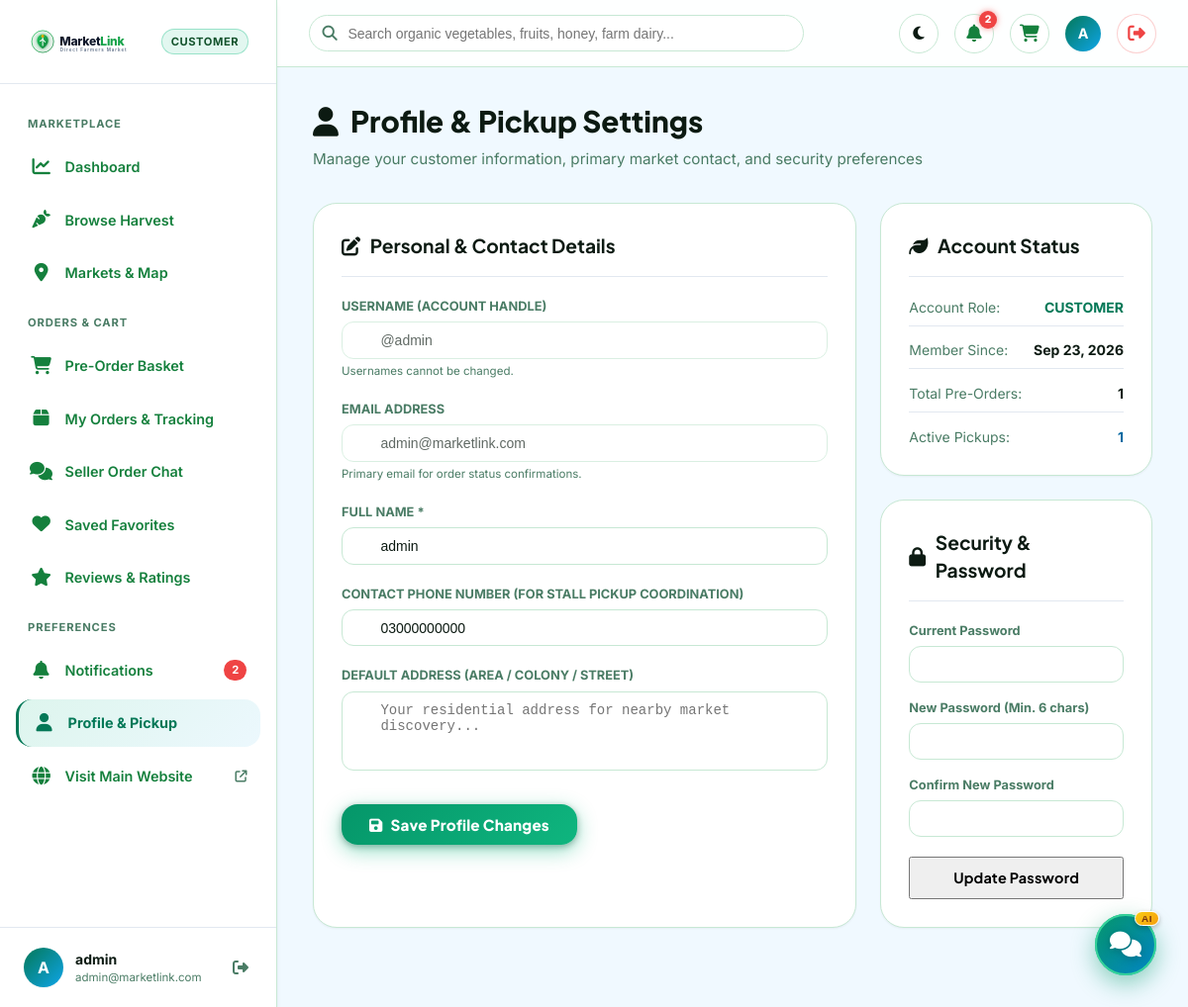
Page /customer/profile.php (signed in) on the committed database.
### tables this page shows
CREATE TABLE `customer_profiles` (
  `customer_id` int(11) NOT NULL,
  `full_name` varchar(100) NOT NULL,
  `default_address` text DEFAULT NULL,
  `saved_latitude` decimal(10,8) DEFAULT NULL,
  `saved_longitude` decimal(11,8) DEFAULT NULL,
  `created_at` datetime DEFAULT current_timestamp()
);

CREATE TABLE `users` (
  `user_id` int(11) NOT NULL,
  `username` varchar(50) NOT NULL,
  `email` varchar(100) NOT NULL,
  `password_hash` varchar(255) NOT NULL,
  `role` enum('admin','farmer','customer') NOT NULL,
  `status` enum('active','suspended','inactive') DEFAULT 'active',
  `phone_number` varchar(20) DEFAULT NULL,
  `profile_image` varchar(255) DEFAULT NULL,
  `created_at` datetime DEFAULT current_timestamp(),
  `updated_at` datetime DEFAULT current_timestamp() ON UPDATE current_timestamp()
);

### customer/profile.php (the view, shortened to what the rows shown need)
<?php
require_once __DIR__ . '/includes/customer_header.php';
$stmt = $pdo->prepare("SELECT u.username, u.email, u.phone_number, cp.full_name, cp.default_address, u.created_at as member_since
                       FROM users u
                       LEFT JOIN customer_profiles cp ON u.user_id = cp.customer_id
                       WHERE u.user_id = :uid LIMIT 1");
$stmt->execute([':uid' => $currentUserId]);
$profileData = $stmt->fetch();
?>
<div class="page-header-row">
  <div>
    <h1 class="page-heading">
      <span><i class="fa-solid fa-user" aria-hidden="true"></i></span> Profile & Pickup Settings
    </h1>
  </div>
</div>
<div class="dashboard-grid-2">
  <div class="portal-card">
    <form method="POST">
      <div style="margin-bottom:1.25rem;">
        <label style="display:block; font-size:0.8rem; font-weight:700; color:var(--text-muted); text-transform:uppercase; margin-bottom:0.4rem;">
          Username (Account Handle)
        </label>
        <input type="text" value="@<?= htmlspecialchars($profileData['username']) ?>" disabled class="topbar-search-input" style="border-radius:var(--radius-md); opacity:0.65; cursor:not-allowed;">
        <span style="font-size:0.72rem; color:var(--text-muted); margin-top:0.25rem; display:block;">Usernames cannot be changed.</span>
      </div>
      <div style="margin-bottom:1.25rem;">
        <label style="display:block; font-size:0.8rem; font-weight:700; color:var(--text-muted); text-transform:uppercase; margin-bottom:0.4rem;">
          Email Address
        </label>
        <input type="email" value="<?= htmlspecialchars($profileData['email']) ?>" disabled class="topbar-search-input" style="border-radius:var(--radius-md); opacity:0.65; cursor:not-allowed;">
        <span style="font-size:0.72rem; color:var(--text-muted); margin-top:0.25rem; display:block;">Primary email for order status confirmations.</span>
      </div>
      <div style="margin-bottom:1.25rem;">
        <label style="display:block; font-size:0.8rem; font-weight:700; color:var(--text-muted); text-transform:uppercase; margin-bottom:0.4rem;">
          Full Name *
        </label>
        <input type="text" name="full_name" value="<?= htmlspecialchars($profileData['full_name'] ?? '') ?>" required class="topbar-search-input" style="border-radius:var(--radius-md);">
      </div>
      <div style="margin-bottom:1.25rem;">
        <label style="display:block; font-size:0.8rem; font-weight:700; color:var(--text-muted); text-transform:uppercase; margin-bottom:0.4rem;">
          Contact Phone Number (For Stall Pickup Coordination)
        </label>
        <input type="tel" name="phone_number" value="<?= htmlspecialchars($profileData['phone_number'] ?? '') ?>" placeholder="e.g. 03001234567" class="topbar-search-input" style="border-radius:var(--radius-md);">
      </div>
    </form>
  </div>
  <div style="display:flex; flex-direction:column; gap:1.5rem;">
    <div class="portal-card">
      <div style="display:flex; flex-direction:column; gap:0.85rem; font-size:0.875rem;">
        <div style="display:flex; justify-content:space-between; border-bottom:1px solid var(--border-subtle); padding-bottom:0.5rem;">
          <span style="color:var(--text-muted);">Member Since:</span>
          <strong style="color:var(--text-primary);"><?= date('M d, Y', strtotime($profileData['member_since'])) ?></strong>
        </div>
      </div>
    </div>
  </div>
</div>
<?php require_once __DIR__ . '/includes/customer_footer.php'; ?>

### customer/includes/customer_header.php (shortened to what the rows shown need)
<?php
$pdo = getDBConnection();
$currentUserId = $_SESSION['user_id'];
$stmt = $pdo->prepare("SELECT u.user_id, u.username, u.email, u.phone_number, cp.full_name, cp.default_address
                       FROM users u
                       LEFT JOIN customer_profiles cp ON u.user_id = cp.customer_id
                       WHERE u.user_id = :uid LIMIT 1");
$stmt->execute([':uid' => $currentUserId]);
$customerUser = $stmt->fetch();
$displayName = !empty($customerUser['full_name']) ? $customerUser['full_name'] : $customerUser['username'];
?>
<!DOCTYPE html>
<html lang="en">
<head>
  <link rel="stylesheet" href="https://cdnjs.cloudflare.com/ajax/libs/font-awesome/6.7.2/css/all.min.css">
  <link rel="stylesheet" href="<?= BASE_URL ?>/assets/css/main.css">
  <link rel="stylesheet" href="<?= BASE_URL ?>/assets/css/home.css">
  <link rel="stylesheet" href="<?= BASE_URL ?>/assets/css/customer.css">
  <link rel="stylesheet" href="<?= BASE_URL ?>/assets/css/responsive.css">
  <link rel="stylesheet" href="<?= BASE_URL ?>/assets/css/ai-assistant.css">
  <link rel="stylesheet" href="https://unpkg.com/leaflet@1.9.4/dist/leaflet.css"/>
</head>
<body>
<div class="customer-layout">
  <?php require_once __DIR__ . '/customer_sidebar.php'; ?>
  <div class="customer-main">
    <header class="customer-topbar">
      <div class="topbar-right">
        <a href="<?= BASE_URL ?>/customer/profile.php" style="text-decoration:none; display:flex; align-items:center; gap:0.65rem;">
          <div class="sidebar-user-avatar" style="width:36px; height:36px; font-size:0.9rem;">
            <?= strtoupper(substr($displayName, 0, 1)) ?>
          </div>
        </a>
      </div>
    </header>
    <main class="customer-content">

### customer/includes/customer_sidebar.php (shortened to what the rows shown need)
<aside class="customer-sidebar">
  <div class="sidebar-footer">
    <div class="sidebar-user-card">
      <div class="sidebar-user-avatar">
        <?= strtoupper(substr($displayName, 0, 1)) ?>
      </div>
      <div class="sidebar-user-details">
        <div class="sidebar-user-name" title="<?= htmlspecialchars($displayName) ?>"><?= htmlspecialchars($displayName) ?></div>
        <div class="sidebar-user-role"><?= htmlspecialchars($customerUser['email']) ?></div>
      </div>
      <a href="<?= BASE_URL ?>/logout.php" title="Sign Out" style="color:var(--text-muted); display:flex; align-items:center; justify-content:center; text-decoration:none; padding:4px; border-radius:6px; transition:color 0.2s ease;">
        <i class="fa-solid fa-right-from-bracket" aria-hidden="true"></i>
      </a>
    </div>
  </div>
</aside>

### rows in the picture
customer_profiles: full_name "A", full_name "admin", customer_id.email "admin@marketlink.com", customer_id.username "@admin", phone_number "03000000000", customer_id.created_at "Sep 23, 2026"

### other values in the picture
$unreadNotifsCount "2"
$totalOrdersCount "1"
$activeOrdersCount "1"
